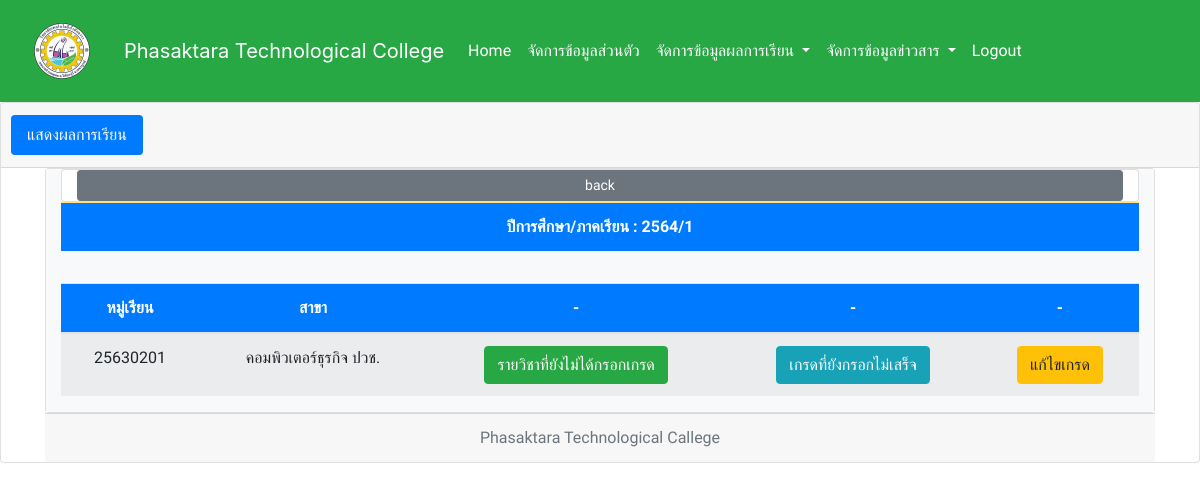
Screenshot of /showinputgrade_second.php?y_id=1 (signed in) with the database file from the repository.
### tables this page shows
CREATE TABLE `year` (
  `y_id` tinyint(4) NOT NULL,
  `y_number` varchar(6) NOT NULL
);

CREATE TABLE `classroom` (
  `classroom_id` int(11) NOT NULL,
  `class_id` int(11) NOT NULL,
  `c_id` smallint(6) NOT NULL,
  `y_id` tinyint(4) NOT NULL,
  `t_id` tinyint(4) NOT NULL,
  `day_id` char(1) NOT NULL,
  `time_id` tinyint(4) NOT NULL,
  `classroom_st` char(1) NOT NULL
);

CREATE TABLE `class` (
  `class_id` int(11) NOT NULL,
  `class_name` varchar(50) NOT NULL,
  `b_id` tinyint(4) NOT NULL
);

CREATE TABLE `branch` (
  `b_id` tinyint(4) NOT NULL,
  `b_name` varchar(50) NOT NULL,
  `d_id` tinyint(4) NOT NULL
);

### showinputgrade_second.php (the view, shortened to what this page needs)
<?php
if(isset($_SESSION["valid_uname"]) && isset($_SESSION["valid_pwd"]) && isset($_SESSION["userlevel"])){
include "connect.php";
  include "include/head_menu_grade.php";
	$y_id = $_GET['y_id'];
  	$sql = "SELECT *
			FROM classroom as classroom
				inner join class as class on (classroom.class_id = class.class_id)
				inner join student as student on (student.class_id = class.class_id)
				inner join year as year on (classroom.y_id = year.y_id)
							WHERE classroom.y_id = '$y_id'";
$result = mysqli_query($conn, $sql)
  or die("3.ไม่สามารถประมวลผลคำสั่งได้") . mysqli_error();
$rs = mysqli_fetch_array($result)
?>
<div class="card text-center">
  <div class="card-header">
    <ul class="nav nav-pills card-header-pills">
      	<li class="nav-item">
        <a class="nav-link active" href="showinputgrade.php">แสดงผลการเรียน</a>
      </li>
    </ul>
  </div>
  <div class="container" >
    <div class="card text-center">
      <div class="container-fluid h-100 bg-light text-dark">
        <div class="card text" style="max-width: 1200px;">
        <form action="" method="post">
                <div class="form-group">
              <div class="col"><button class="col-12 btn btn-secondary btn-sm float-left" input type="button" onclick=window.history.back() >back</button></div>
          </div>
        </div>
                <table class="table table-warning" >
                  <tr class="bg-primary text-white">
                    <th scope="col">ปีการศึกษา/ภาคเรียน : <?php echo "$rs[y_number]"; ?></th>
                  </tr>
              </table>
          <div class="row no-gutters">
            <div class="col-md-12">
                <table class="table table-striped " >
              <table class="table table-striped " >
                <thead>
                  <tr class="bg-primary text-white">
                    <th scope="col">หมู่เรียน</th>
                    <th scope="col">สาขา</th>
                    <th scope="col">-</th>
                    <th scope="col">-</th>
                    <th scope="col">-</th>
                  </tr>
                </thead>
                <tbody>
                  <?php
				  $sql2 = "SELECT * FROM classroom AS classroom
		INNER JOIN class AS class ON (classroom.class_id = class.class_id)
		INNER JOIN course AS course ON (classroom.c_id = course.c_id)
		INNER JOIN teacher AS teacher ON (classroom.t_id = teacher.t_id)
		INNER JOIN day AS day on (classroom.day_id = day.day_id)
		inner join time as time on (classroom.time_id = time.time_id)
		inner join year as year on (classroom.y_id = year.y_id)
		inner join branch on (class.b_id = branch.b_id)
		WHERE classroom.y_id = '$y_id' GROUP BY classroom.class_id HAVING count(classroom.class_id) > 0 ORDER BY classroom.day_id ASC ";
				$result2 = mysqli_query($conn, $sql2)
  					or die("3.ไม่สามารถประมวลผลคำสั่งได้") . mysqli_error();
                  while ($rs2 = mysqli_fetch_array($result2)) {
                  ?>
                    <tr>
                      <td><?php echo "$rs2[class_name]"; ?></td>
                      <td><?php echo "$rs2[b_name]"; ?></td>
                      <td><?php echo "<a href=\"showinputgrade_tree.php?y_id=$rs2[y_id]&class_id=$rs2[class_id]\">"; ?><button type="button" class="btn btn-success">รายวิชาที่ยังไม่ได้กรอกเกรด</button><?php echo "</a>"; ?></td>
                      <td><?php echo "<a href=\"showinputgrade_next.php?y_id=$rs2[y_id]&class_id=$rs2[class_id]\">"; ?><button type="button" class="btn btn-info">เกรดที่ยังกรอกไม่เสร็จ</button><?php echo "</a>"; ?></td>
                      <td><?php echo "<a href=\"showinputgrade_edit.php?y_id=$rs2[y_id]&class_id=$rs2[class_id]\">"; ?><button type="button" class="btn btn-warning">แก้ไขเกรด</button><?php echo "</a>"; ?></td>
                    </tr>
                  <?php
                  }
                  ?>
                </tbody>
              </table>
            </div>
          </div>
        </div>
      </div>
      <div class="card-footer text-muted">
        Phasaktara Technological Callege
      </div>
      <?php
    } else {
      echo "<script> alert('Please Login');window.location = 'index.php';</script>";
      exit();
    }
      ?>

### include/head_menu_grade.php (style rules this page uses)
body, h1, h2, div, h3, h4, p { font-family: 'Sarabun'; }

### rows the page displays
year: y_number "2564/1"
classroom: class.class_name "25630201", branch.b_name "คอมพิวเตอร์ธุรกิจ ปวช."
